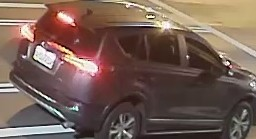
#> input picture exp/img/falsePos/redlight1.jpg, 256 x 139 px, found by its file name
$ python colorTest.py
#> lines starting #> are read from the running program, lines starting #| are printed output that depends on the picture
import cv2
import numpy as np
from matplotlib import pyplot as plt


img = cv2.imread('./redlight1.jpg')
#> img is the input picture: shape (139, 256, 3); mean B, G, R 84.6, 94.3, 117.3

img = cv2.resize(img, (0,0), fx=0.5, fy=0.5)
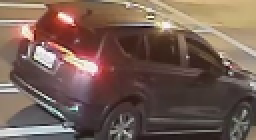
#> img: shape (70, 128, 3) (shown 2 times larger); mean B, G, R 84.6, 94.2, 117.1

dst = cv2.fastNlMeansDenoisingColored(img,None,10,10,7,21)
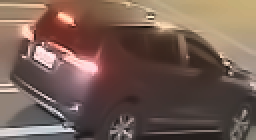
#> dst: shape (70, 128, 3) (shown 2 times larger); mean B, G, R 83.1, 92.9, 116.4
cv2.imshow("images", np.hstack([img, dst]))
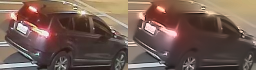
#> window 'images': shape (70, 256, 3); mean B, G, R 83.8, 93.6, 116.7
cv2.waitKey(0)

$ run again, with exp/img/falsePos/redlight2.jpg copied over exp/img/falsePos/redlight1.jpg
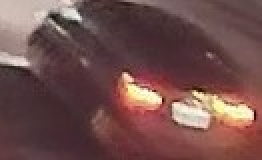
#> input picture exp/img/falsePos/redlight2.jpg, 131 x 80 px, found by its file name (shown 2 times larger)
#> img is the input picture: shape (80, 131, 3); mean B, G, R 76.6, 78.6, 113.5
#> img: shape (40, 66, 3)
#> `dst = cv2.fastNlMeansDenoisingColored(img,None,10,10,7,21)`:
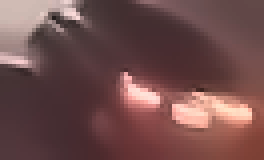
#> dst: shape (40, 66, 3) (shown 4 times larger); mean B, G, R 76.1, 77.1, 112.4
#> `cv2.imshow("images", np.hstack([img, dst]))`:
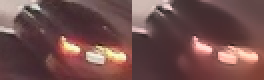
#> window 'images': shape (40, 132, 3) (shown 2 times larger); mean B, G, R 76.4, 77.9, 113

$ run again, with exp/img/falsePos/redlight3.jpg copied over exp/img/falsePos/redlight1.jpg
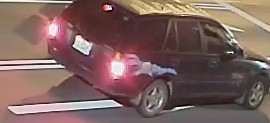
#> input picture exp/img/falsePos/redlight3.jpg, 270 x 123 px, found by its file name
#> img is the input picture: shape (123, 270, 3); mean B, G, R 94.2, 98.3, 125.1
#> img: shape (62, 135, 3)
#> `dst = cv2.fastNlMeansDenoisingColored(img,None,10,10,7,21)`:
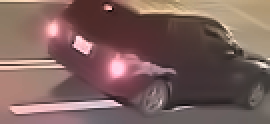
#> dst: shape (62, 135, 3) (shown 2 times larger); mean B, G, R 92.9, 97, 124.7
#> `cv2.imshow("images", np.hstack([img, dst]))`:
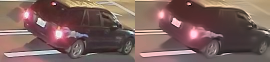
#> window 'images': shape (62, 270, 3); mean B, G, R 93.7, 97.7, 125

$ run again, with exp/img/falsePos/redlight4.jpg copied over exp/img/falsePos/redlight1.jpg
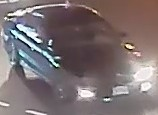
#> input picture exp/img/falsePos/redlight4.jpg, 158 x 115 px, found by its file name
#> img is the input picture: shape (115, 158, 3); mean B, G, R 114, 112.5, 124.1
#> img: shape (58, 79, 3)
#> `dst = cv2.fastNlMeansDenoisingColored(img,None,10,10,7,21)`:
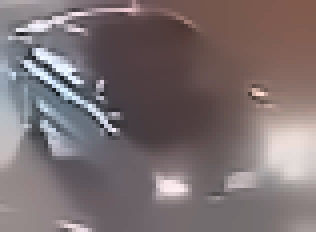
#> dst: shape (58, 79, 3) (shown 4 times larger); mean B, G, R 113.1, 111.5, 123.3
#> `cv2.imshow("images", np.hstack([img, dst]))`:
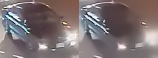
#> window 'images': shape (58, 158, 3); mean B, G, R 113.7, 112.1, 123.8
